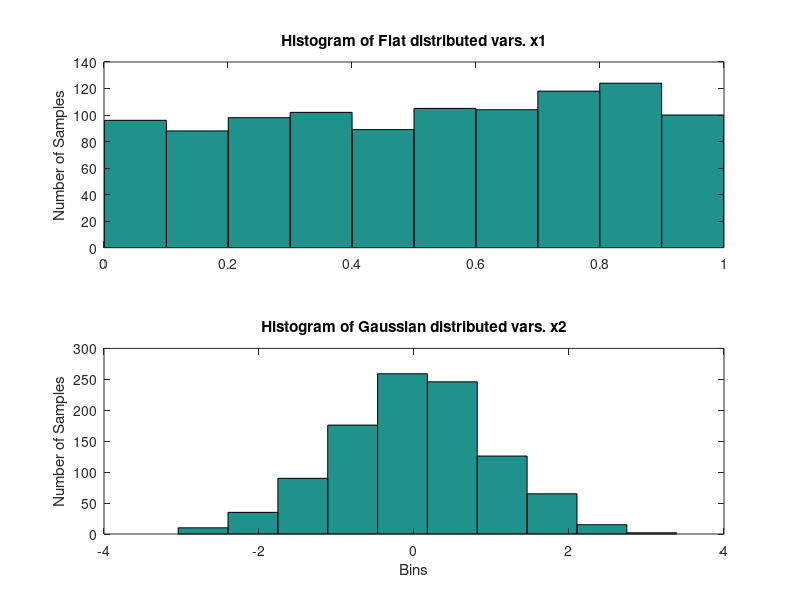
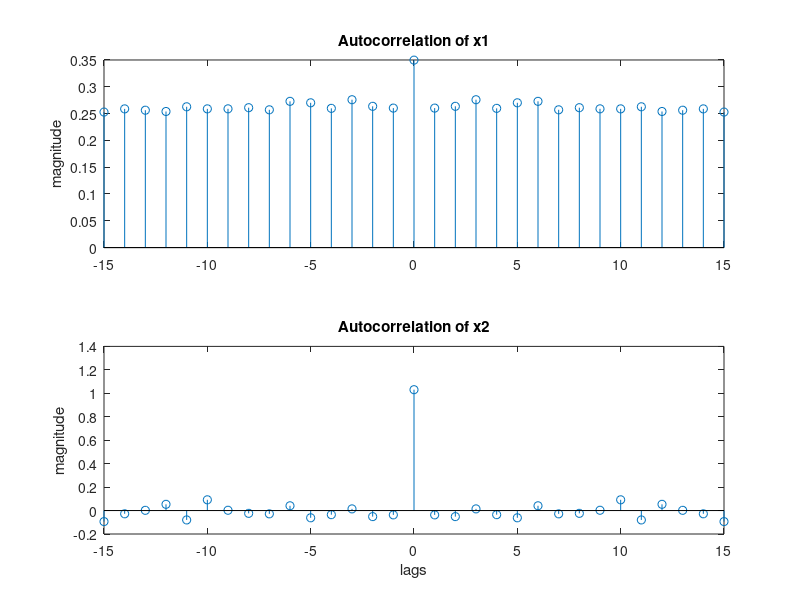
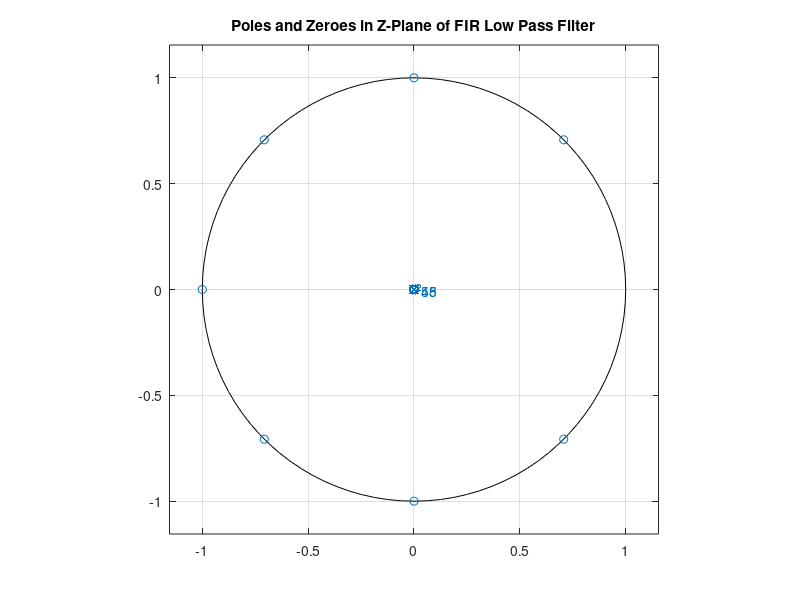

Here is the MATLAB script that generated these plots, in order: (Note: this script raises an error after producing the figures.)
% I
% IA
% IA1
x1=rand(1,1024)';
% IA2
x2=randn(1,1024)';

% IB
figure(1)
subplot(2,1,1);hist(x1);title('Histogram of Flat distributed vars. x1');
ylabel('Number of Samples');
subplot(2,1,2);hist(x2);title('Histogram of Gaussian distributed vars. x2');
ylabel('Number of Samples');xlabel('Bins');

% IC
figure(2)
[autocor1, lags1]=xcorr(x1(1:256),'biased');subplot(2,1,1);stem(lags1(256-15:256+15),autocor1(256-15:256+15)); 
title('Autocorrelation of x1');ylabel('magnitude');
[autocor2, lags2]=xcorr(x2(1:256),'biased');subplot(2,1,2);stem(lags2(256-15:256+15),autocor2(256-15:256+15));
title('Autocorrelation of x2');ylabel('magnitude');xlabel('lags');

% II
% IIA
% IIA1
fftL = 256;
f = (-(fftL/2)+1:(fftL/2))/fftL;

hn=[ones(1,8) zeros(1,248)];
figure(3); zplane(hn);title('Poles and Zeroes in Z-Plane of FIR Low Pass Filter');
% IIA2
figure(4); fftPlot(f,hn,256,'FFT of FIR LPF');

% IIB1
x2p=conv(x2,hn);
figure(5);
subplot(2,1,1);plot(x2(1:256)); 
title('x2');ylabel('Magnitude');
subplot(2,1,2);plot(x2p(1:256));
title('x2`');ylabel('Magnitude');xlabel('time');

% IIB2
figure(6)
[autocor2p, lags2p]=xcorr(x2p(1:256),'biased');subplot(2,1,1);stem(lags2p(256-15:256+15),autocor2p(256-15:256+15));
title('Autocorrelation of x2`');ylabel('magnitude');
[autocor2p, lags2p]=xcorr(x2p(1:256),x2(1:256),'biased');subplot(2,1,2);stem(lags2p(256-15:256+15),autocor2p(256-15:256+15));
title('Crosscorrelation of x2 and x2`');ylabel('magnitude');xlabel('lags');